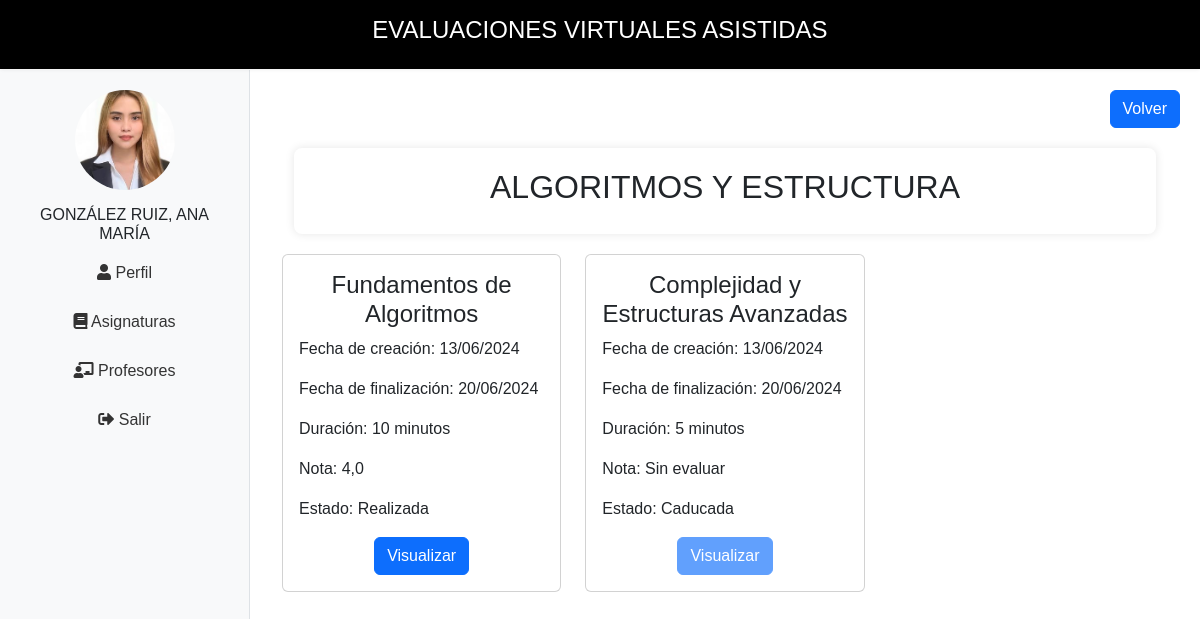
Page /portalEstudiante/curso/8/ (signed in) on the committed database.
### webApp/models.py (models this page shows, shortened)
class Curso(models.Model):
    nombre=models.CharField(max_length=50)
    docente = models.ForeignKey(Docente, on_delete=models.CASCADE, related_name='cursos')
    class Meta:
        verbose_name='curso'
        verbose_name_plural='cursos'
        db_table='cursos'

class Evaluaciones(models.Model):
    curso=models.ForeignKey(Curso, on_delete=models.CASCADE)
    docente=models.ForeignKey(Docente, on_delete=models.CASCADE)
    nombre_Evaluacion=models.CharField(max_length=50, null=True, blank=True)
    numPreguntas=models.IntegerField(validators = [validate_nota])
    fecha_creacion = models.DateTimeField(auto_now_add=True)
    fecha_fin = models.DateTimeField(null=True, blank=True)
    duracion = models.IntegerField(help_text="Duración del examen en minutos", null=True, blank=True)
    class Meta:
        verbose_name='evaluacion'
        verbose_name_plural='evaluaciones'
        db_table='evaluaciones'

class Calificaciones(models.Model):
    estudiante=models.ForeignKey(Estudiante,on_delete=models.CASCADE)
    curso=models.ForeignKey(Curso, on_delete=models.CASCADE)
    evaluacion=models.ForeignKey(Evaluaciones,on_delete=models.CASCADE)
    nota=models.FloatField(validators=[validate_nota])

### portalEstudiante/views.py (the view)
# urls.py: path('curso/<int:id>/', evaluaciones, name='evaluaciones'),
@login_required
def evaluaciones(request, id):
    try:
        curso = get_object_or_404(Curso, id=id)
        evaluaciones = Evaluaciones.objects.filter(curso=curso)
        calificaciones = Calificaciones.objects.filter(estudiante=request.user.estudiante, curso=curso)
        monitoreo_examen = MonitoreoExamen.objects.filter(evaluacion__in=evaluaciones, estudiante=request.user.estudiante).first()
        evaluaciones_data = []
        today = date.today()
        if monitoreo_examen:
            monitoreo=True
        for evaluacion in evaluaciones:
            num_preguntas = evaluacion.pregunta_set.count()
            calificacion = calificaciones.filter(evaluacion=evaluacion).first()
            estado = 'Sin evaluar'
            if calificacion:
                if calificacion.nota > 0 or monitoreo:
                    estado = 'Realizada'
            elif evaluacion.fecha_fin and evaluacion.fecha_fin.date() < today:
                estado = 'Caducada'
            else:
                estado = 'Disponible'
            evaluaciones_data.append({
                'evaluacion': evaluacion,
                'calificacion': calificacion,
                'num_preguntas': num_preguntas,
                'estado': estado,
            })
        context = {
            'curso': curso,
            'evaluaciones_data': evaluaciones_data,
            'today': today,
        }
        return render(request, 'Asignaturas/evaluaciones.html', context)
    except ObjectDoesNotExist:
        error = "Error: No se pueden cargar las evaluaciones en este momento. Inténtalo de nuevo más tarde."
        return render(request, 'Asignaturas/evaluaciones.html', {'error': error})

### portalEstudiante/context_processors.py (called while the page is built)
def nombre_estudiante(request):
    if request.user.is_authenticated:
        try:
            estudiante = request.user.estudiante
            nombre_completo = estudiante.nombre_completo()
            foto_url = estudiante.foto.url if estudiante.foto else None
            return {'nombre_estudiante': nombre_completo, 'foto_estudiante': foto_url}
        except Estudiante.DoesNotExist:
            return {'nombre_estudiante': "USER INVITADO", 'foto_estudiante': None}
    return {'nombre_estudiante': None, 'foto_estudiante': None}

### webApp/models.py (called while the page is built)
    def nombre_completo(self):
        nombre_completo = "{} {}, {}".format(self.apellido_paterno, self.apellido_materno, self.nombres)
        return nombre_completo.upper()

### portalEstudiante/templates/Asignaturas/evaluaciones.html
{% extends "portalEstudiante/base.html" %}
{% load static %}
{% load widget_tweaks %}
{% load custom_filters %}
{% block content %}
<div class="d-flex justify-content-end mb-2">
    <a href="{% url 'asignatura' %}" class="btn btn-primary">Volver</a>
</div>
<div class="container mt-3">
    {% if error %}
        <div class="alert alert-danger" role="alert">
            {{ error }}
        </div>
    {% else %}
        <div class="container mt-3">
            <div class="contenido">
                <h2 class="text-center" style="font-family: 'Rockwell', sans-serif;">{{ curso.nombre|upper }}</h2>
            </div>
        </div>
        <div class="row">
            {% if evaluaciones_data %}
                {% for data in evaluaciones_data %}
                    {% with evaluacion=data.evaluacion calificacion=data.calificacion num_preguntas=data.num_preguntas estado=data.estado %}
                    <div class="col-lg-4 col-md-6 col-sm-12 mb-4">
                        <div class="card {% if estado == 'Realizada' %}card-realizada{% elif estado == 'Caducada' %}card-caducada{% elif estado == 'Pendiente' %}card-pendiente{% else %}card-no-disponible{% endif %}">
                            <div class="card-body">
                                <h4 class="card-title" style="text-align: center; font-family: 'Rockwell', sans-serif;">{{ evaluacion.nombre_Evaluacion }}</h4>
                                <p class="card-text">Fecha de creación: {{ evaluacion.fecha_creacion|date:"d/m/Y" }}</p>
                                <p class="card-text">Fecha de finalización: {{ evaluacion.fecha_fin|date:"d/m/Y" }}</p>
                                <p class="card-text">Duración: {{ evaluacion.duracion }} minutos</p>
                                <p class="card-text">Nota:
                                    {% if calificacion %}
                                        {{ calificacion.nota }}
                                    {% else %}
                                        Sin evaluar
                                    {% endif %}
                                </p>
                                <p class="card-text">Estado: {{ estado }}</p>
                                <div style="text-align: center;">
                                    <a href="{% if num_preguntas == 0 %}#{% elif estado == 'Realizada' or estado == 'Caducada' %}{% url 'retroalimentacion' evaluacion.id %}{% else %}{% url 'detalle_evaluacion' evaluacion.id %}{% endif %}" class="btn btn-primary {% if num_preguntas == 0 or estado == 'Caducada' %}disabled{% endif %}">
                                        {% if num_preguntas == 0 %}
                                            Aún no disponible
                                        {% elif estado == 'Realizada' or estado == 'Caducada' %}
                                            Visualizar
                                        {% else %}
                                            Realizar evaluación
                                        {% endif %}
                                    </a>
                                </div>
                            </div>
                        </div>
                    </div>
                    {% endwith %}
                {% endfor %}
            {% else %}
                <p>No hay evaluaciones disponibles para este curso.</p>
            {% endif %}
        </div>
    {% endif %}
</div>
{% endblock %}

### portalEstudiante/templates/portalEstudiante/base.html (style rules this page uses)
.contenido { padding: 20px; margin: 20px auto; background-color: #fff; border-radius: 8px; box-shadow: 0 0 10px rgba(0, 0, 0, 0.1); }
body { display: flex; flex-direction: column; margin: 0; padding: 0; font-family: Arial, sans-serif; height: 100vh; }

### rows in the picture
Curso: nombre "ALGORITMOS Y ESTRUCTURA"
Evaluaciones: evaluacion.nombre_Evaluacion "Fundamentos de Algoritmos", evaluacion.fecha_creacion "13/06/2024", evaluacion.fecha_fin "20/06/2024", evaluacion.duracion "10", calificacion.nota "4,0", estado "Realizada"
Evaluaciones: evaluacion.nombre_Evaluacion "Complejidad y Estructuras Avanzadas", evaluacion.fecha_creacion "13/06/2024", evaluacion.fecha_fin "20/06/2024", evaluacion.duracion "5", shows "Sin evaluar", estado "Caducada"

### other values in the picture
{{ nombre_estudiante }} "GONZÁLEZ RUIZ, ANA MARÍA"
